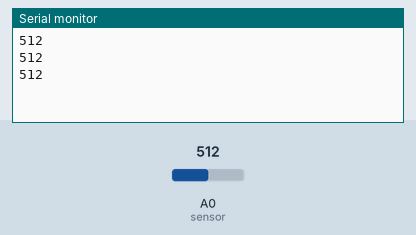
Bench run of a sketch on a simulated Arduino Uno, built with avr-gcc and run on an emulated ATmega328P. Shown: the last lines printed to the serial monitor. The test bench sets the inputs (shaded band); at power-on: A0 (sensor) = 512.

Above: at 1.3 s.
1.4 s: A0 (sensor) set to 716
At 1.9 s:
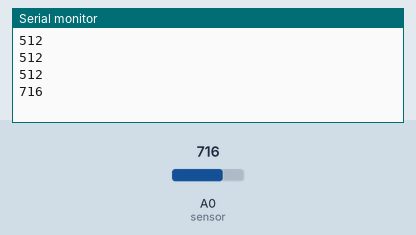
2.9 s: A0 (sensor) set to 900
At 3.4 s:
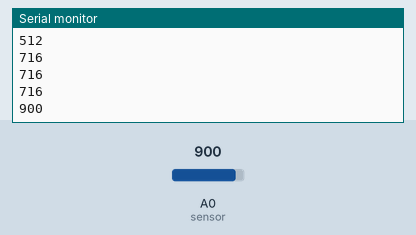
Timing chart, 0 to 5.9 s (numbered marks = the images above; inputs shaded):
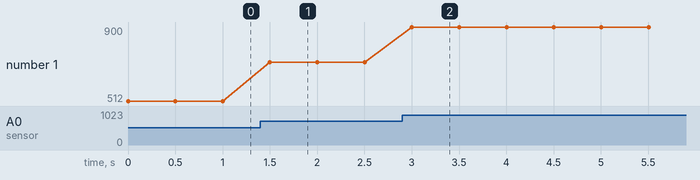

The sketch:

LDRbasico.ino
```cpp
int sensor = 0;      //Pino analógico em que o sensor está conectado.
int valorSensor = 0; //variável usada para ler o valor do sensor em tempo real.

void setup(){
  //Ativando o serial monitor que exibirá os valores lidos no sensor.
  Serial.begin(9600);
}

void loop(){

  //Lendo o valor do sensor.
  int valorSensor = analogRead(sensor);

  //Exibindo o valor do sensor no serial monitor.
  Serial.println(valorSensor);

  delay(500);
}
```

Measured:
- after the input at 1.4 s, the serial monitor: prints a new line after 0.10 s (image 1)
- after the input at 2.9 s, the serial monitor: prints a new line after 0.10 s (image 2)
- plotted number 1: 512 → 716 after the input at 1.4 s, 716 → 900 after the input at 2.9 s
